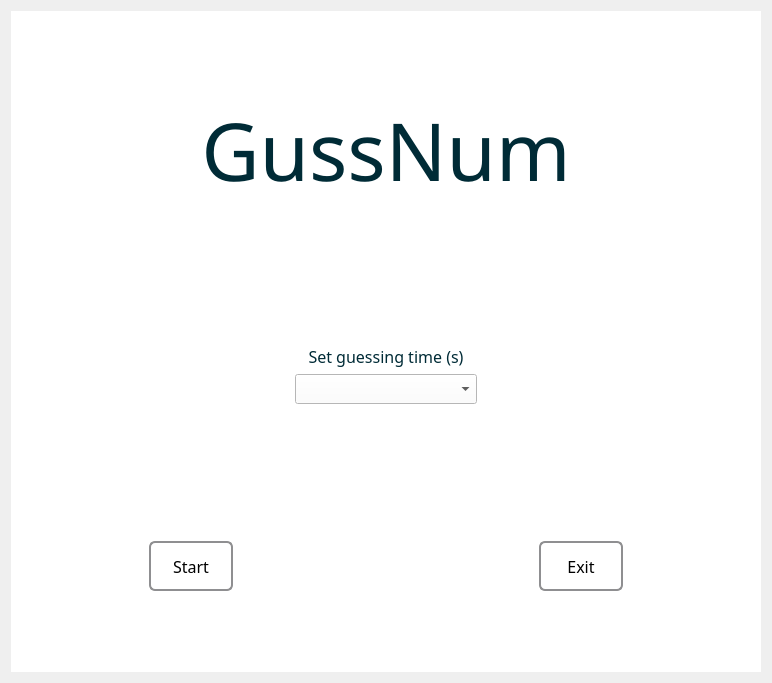
<?xml version="1.0" encoding="UTF-8"?>
<ui version="4.0">
 <class>Widget</class>
 <widget class="QWidget" name="Widget">
  <property name="geometry">
   <rect>
    <x>0</x>
    <y>0</y>
    <width>772</width>
    <height>683</height>
   </rect>
  </property>
  <property name="maximumSize">
   <size>
    <width>16777215</width>
    <height>16777212</height>
   </size>
  </property>
  <property name="windowTitle">
   <string>Widget</string>
  </property>
  <property name="autoFillBackground">
   <bool>false</bool>
  </property>
  <property name="styleSheet">
   <string notr="true"/>
  </property>
  <layout class="QVBoxLayout" name="verticalLayout_2">
   <item>
    <widget class="QStackedWidget" name="stackedWidget">
     <property name="styleSheet">
      <string notr="true">background-color: rgb(255, 255, 255);</string>
     </property>
     <widget class="QWidget" name="pageSet">
      <property name="styleSheet">
       <string notr="true">background-color: rgb(255, 255, 255);</string>
      </property>
      <layout class="QGridLayout" name="gridLayout_2">
       <item row="1" column="0">
        <spacer name="horizontalSpacer_4">
         <property name="orientation">
          <enum>Qt::Horizontal</enum>
         </property>
         <property name="sizeHint" stdset="0">
          <size>
           <width>249</width>
           <height>20</height>
          </size>
         </property>
        </spacer>
       </item>
       <item row="1" column="1" colspan="2">
        <widget class="QWidget" name="widget_2" native="true">
         <property name="minimumSize">
          <size>
           <width>200</width>
           <height>0</height>
          </size>
         </property>
         <layout class="QVBoxLayout" name="verticalLayout">
          <item>
           <widget class="QLabel" name="setLabel">
            <property name="font">
             <font>
              <family>微软雅黑 Light</family>
              <pointsize>12</pointsize>
              <weight>50</weight>
              <bold>false</bold>
              <underline>false</underline>
             </font>
            </property>
            <property name="styleSheet">
             <string notr="true">color: rgb(0, 43, 54);</string>
            </property>
            <property name="text">
             <string>Set guessing time (s)</string>
            </property>
            <property name="alignment">
             <set>Qt::AlignBottom|Qt::AlignHCenter</set>
            </property>
           </widget>
          </item>
          <item>
           <widget class="QComboBox" name="comboBox">
            <property name="minimumSize">
             <size>
              <width>0</width>
              <height>30</height>
             </size>
            </property>
            <property name="font">
             <font>
              <pointsize>12</pointsize>
              <weight>75</weight>
              <bold>true</bold>
             </font>
            </property>
            <property name="styleSheet">
             <string notr="true"/>
            </property>
            <property name="insertPolicy">
             <enum>QComboBox::InsertAlphabetically</enum>
            </property>
            <property name="frame">
             <bool>true</bool>
            </property>
           </widget>
          </item>
         </layout>
        </widget>
       </item>
       <item row="1" column="3">
        <spacer name="horizontalSpacer_5">
         <property name="orientation">
          <enum>Qt::Horizontal</enum>
         </property>
         <property name="sizeHint" stdset="0">
          <size>
           <width>248</width>
           <height>20</height>
          </size>
         </property>
        </spacer>
       </item>
       <item row="3" column="0" colspan="4">
        <widget class="QWidget" name="widget_3" native="true">
         <layout class="QHBoxLayout" name="horizontalLayout_2">
          <item>
           <spacer name="horizontalSpacer_2">
            <property name="orientation">
             <enum>Qt::Horizontal</enum>
            </property>
            <property name="sizeHint" stdset="0">
             <size>
              <width>65</width>
              <height>20</height>
             </size>
            </property>
           </spacer>
          </item>
          <item>
           <widget class="QPushButton" name="StartButton">
            <property name="minimumSize">
             <size>
              <width>84</width>
              <height>50</height>
             </size>
            </property>
            <property name="font">
             <font>
              <family>Yu Gothic UI Light</family>
              <pointsize>12</pointsize>
              <weight>50</weight>
              <bold>false</bold>
             </font>
            </property>
            <property name="styleSheet">
             <string notr="true">QPushButton{
border:2px solid #8f8f91;
border-radius:6px;
background-color: qlineargradient(x1:0, y1:0, x2:0, y2:1,
stop:0#f6f7fa, stop: 1 #dadbde);
min-width:80px;
}

QPushButton:pressed {
background-color: qlineargradient(x1:0, y1:0, x2:0, y2:1,
stop:0#dadbde, stop: 1 #f6f7fa);
}

QPushButton:flat {
border: none;/* no border for a flat push button */
}

QPushButton:default{
border-color: navy;/* make the default button prominent */
}</string>
            </property>
            <property name="text">
             <string>Start</string>
            </property>
            <property name="autoRepeatInterval">
             <number>101</number>
            </property>
            <property name="default">
             <bool>false</bool>
            </property>
            <property name="flat">
             <bool>false</bool>
            </property>
           </widget>
          </item>
          <item>
           <spacer name="horizontalSpacer">
            <property name="orientation">
             <enum>Qt::Horizontal</enum>
            </property>
            <property name="sizeType">
             <enum>QSizePolicy::Fixed</enum>
            </property>
            <property name="sizeHint" stdset="0">
             <size>
              <width>300</width>
              <height>20</height>
             </size>
            </property>
           </spacer>
          </item>
          <item>
           <widget class="QPushButton" name="ExitButton">
            <property name="minimumSize">
             <size>
              <width>84</width>
              <height>50</height>
             </size>
            </property>
            <property name="font">
             <font>
              <family>Yu Gothic UI Light</family>
              <pointsize>12</pointsize>
              <weight>50</weight>
              <bold>false</bold>
             </font>
            </property>
            <property name="styleSheet">
             <string notr="true">QPushButton{
border:2px solid #8f8f91;
border-radius:6px;
background-color: qlineargradient(x1:0, y1:0, x2:0, y2:1,
stop:0#f6f7fa, stop: 1 #dadbde);
min-width:80px;
}

QPushButton:pressed {
background-color: qlineargradient(x1:0, y1:0, x2:0, y2:1,
stop:0#dadbde, stop: 1 #f6f7fa);
}

QPushButton:flat {
border: none;/* no border for a flat push button */
}

QPushButton:default{
border-color: navy;/* make the default button prominent */
}</string>
            </property>
            <property name="text">
             <string>Exit</string>
            </property>
            <property name="default">
             <bool>false</bool>
            </property>
           </widget>
          </item>
          <item>
           <spacer name="horizontalSpacer_3">
            <property name="orientation">
             <enum>Qt::Horizontal</enum>
            </property>
            <property name="sizeHint" stdset="0">
             <size>
              <width>65</width>
              <height>20</height>
             </size>
            </property>
           </spacer>
          </item>
         </layout>
        </widget>
       </item>
       <item row="0" column="0" colspan="4">
        <widget class="QWidget" name="widget" native="true">
         <layout class="QHBoxLayout" name="horizontalLayout">
          <item>
           <spacer name="horizontalSpacer_6">
            <property name="orientation">
             <enum>Qt::Horizontal</enum>
            </property>
            <property name="sizeHint" stdset="0">
             <size>
              <width>163</width>
              <height>20</height>
             </size>
            </property>
           </spacer>
          </item>
          <item>
           <widget class="QLabel" name="Gamelabel">
            <property name="font">
             <font>
              <family>AlphaSmart 3000</family>
              <pointsize>60</pointsize>
              <weight>50</weight>
              <bold>false</bold>
             </font>
            </property>
            <property name="styleSheet">
             <string notr="true">color: rgb(0, 43, 54);</string>
            </property>
            <property name="text">
             <string>GussNum</string>
            </property>
            <property name="alignment">
             <set>Qt::AlignBottom|Qt::AlignHCenter</set>
            </property>
           </widget>
          </item>
          <item>
           <spacer name="horizontalSpacer_7">
            <property name="orientation">
             <enum>Qt::Horizontal</enum>
            </property>
            <property name="sizeHint" stdset="0">
             <size>
              <width>104</width>
              <height>20</height>
             </size>
            </property>
           </spacer>
          </item>
         </layout>
        </widget>
       </item>
       <item row="2" column="1">
        <spacer name="verticalSpacer">
         <property name="orientation">
          <enum>Qt::Vertical</enum>
         </property>
         <property name="sizeType">
          <enum>QSizePolicy::Fixed</enum>
         </property>
         <property name="sizeHint" stdset="0">
          <size>
           <width>20</width>
           <height>50</height>
          </size>
         </property>
        </spacer>
       </item>
      </layout>
     </widget>
     <widget class="QWidget" name="pagePlay">
      <property name="styleSheet">
       <string notr="true">QFrame,QLabel,QToolTip{
border:2px solid green;
border-radius:4px;
padding:2px;
}
background-color: rgb(255, 255, 255);</string>
      </property>
      <layout class="QGridLayout" name="gridLayout_6">
       <item row="0" column="0">
        <widget class="QProgressBar" name="timeBar">
         <property name="minimumSize">
          <size>
           <width>0</width>
           <height>30</height>
          </size>
         </property>
         <property name="sizeIncrement">
          <size>
           <width>0</width>
           <height>0</height>
          </size>
         </property>
         <property name="font">
          <font>
           <family>AlphaSmart 3000</family>
           <pointsize>15</pointsize>
           <underline>false</underline>
          </font>
         </property>
         <property name="styleSheet">
          <string notr="true">QProgressBar{
border:2px solid grey;
border-radius:5px;
text-align: center;
}

QProgressBar::chunk {
background-color:#05B8CC;
margin:0.5px;
width:20px;
}</string>
         </property>
         <property name="value">
          <number>24</number>
         </property>
        </widget>
       </item>
       <item row="2" column="0">
        <widget class="QWidget" name="widget_4" native="true">
         <property name="minimumSize">
          <size>
           <width>600</width>
           <height>0</height>
          </size>
         </property>
         <layout class="QGridLayout" name="gridLayout_3">
          <item row="0" column="0">
           <widget class="QPushButton" name="pushButton0">
            <property name="minimumSize">
             <size>
              <width>84</width>
              <height>100</height>
             </size>
            </property>
            <property name="font">
             <font>
              <family>FX-LED</family>
              <pointsize>40</pointsize>
              <weight>75</weight>
              <bold>true</bold>
             </font>
            </property>
            <property name="styleSheet">
             <string notr="true">QPushButton{
border:2px solid #8f8f91;
border-radius:6px;
background-color: qlineargradient(x1:0, y1:0, x2:0, y2:1,
stop:0#f6f7fa, stop: 1 #dadbde);
min-width:80px;
}

QPushButton:pressed {
background-color: qlineargradient(x1:0, y1:0, x2:0, y2:1,
stop:0#dadbde, stop: 1 #f6f7fa);
}

QPushButton:flat {
border: none;/* no border for a flat push button */
}

QPushButton:default{
border-color: navy;/* make the default button prominent */
}</string>
            </property>
            <property name="text">
             <string>0</string>
            </property>
           </widget>
          </item>
          <item row="0" column="1">
           <widget class="QPushButton" name="pushButton1">
            <property name="minimumSize">
             <size>
              <width>84</width>
              <height>100</height>
             </size>
            </property>
            <property name="font">
             <font>
              <family>FX-LED</family>
              <pointsize>40</pointsize>
              <weight>75</weight>
              <bold>true</bold>
             </font>
            </property>
            <property name="styleSheet">
             <string notr="true">QPushButton{
border:2px solid #8f8f91;
border-radius:6px;
background-color: qlineargradient(x1:0, y1:0, x2:0, y2:1,
stop:0#f6f7fa, stop: 1 #dadbde);
min-width:80px;
}

QPushButton:pressed {
background-color: qlineargradient(x1:0, y1:0, x2:0, y2:1,
stop:0#dadbde, stop: 1 #f6f7fa);
}

QPushButton:flat {
border: none;/* no border for a flat push button */
}

QPushButton:default{
border-color: navy;/* make the default button prominent */
}</string>
            </property>
            <property name="text">
             <string>1</string>
            </property>
           </widget>
          </item>
          <item row="0" column="2">
           <widget class="QPushButton" name="pushButton2">
            <property name="minimumSize">
             <size>
              <width>84</width>
              <height>100</height>
             </size>
            </property>
            <property name="font">
             <font>
              <family>FX-LED</family>
              <pointsize>40</pointsize>
              <weight>75</weight>
              <bold>true</bold>
             </font>
            </property>
            <property name="styleSheet">
             <string notr="true">QPushButton{
border:2px solid #8f8f91;
border-radius:6px;
background-color: qlineargradient(x1:0, y1:0, x2:0, y2:1,
stop:0#f6f7fa, stop: 1 #dadbde);
min-width:80px;
}

QPushButton:pressed {
background-color: qlineargradient(x1:0, y1:0, x2:0, y2:1,
stop:0#dadbde, stop: 1 #f6f7fa);
}

QPushButton:flat {
border: none;/* no border for a flat push button */
}

QPushButton:default{
border-color: navy;/* make the default button prominent */
}</string>
            </property>
            <property name="text">
             <string>2</string>
            </property>
           </widget>
          </item>
          <item row="0" column="3">
           <widget class="QPushButton" name="pushButton_del">
            <property name="minimumSize">
             <size>
              <width>84</width>
              <height>100</height>
             </size>
            </property>
            <property name="font">
             <font>
              <family>微软雅黑 Light</family>
              <pointsize>20</pointsize>
              <weight>50</weight>
              <bold>false</bold>
             </font>
            </property>
            <property name="styleSheet">
             <string notr="true">QPushButton{
border:2px solid #8f8f91;
border-radius:6px;
background-color: qlineargradient(x1:0, y1:0, x2:0, y2:1,
stop:0#f6f7fa, stop: 1 #dadbde);
min-width:80px;
}

QPushButton:pressed {
background-color: qlineargradient(x1:0, y1:0, x2:0, y2:1,
stop:0#dadbde, stop: 1 #f6f7fa);
}

QPushButton:flat {
border: none;/* no border for a flat push button */
}

QPushButton:default{
border-color: navy;/* make the default button prominent */
}</string>
            </property>
            <property name="text">
             <string>DEL</string>
            </property>
           </widget>
          </item>
          <item row="0" column="4">
           <widget class="QPushButton" name="pushButton_ok">
            <property name="minimumSize">
             <size>
              <width>84</width>
              <height>100</height>
             </size>
            </property>
            <property name="font">
             <font>
              <family>微软雅黑 Light</family>
              <pointsize>20</pointsize>
              <weight>50</weight>
              <bold>false</bold>
             </font>
            </property>
            <property name="styleSheet">
             <string notr="true">QPushButton{
border:2px solid #8f8f91;
border-radius:6px;
background-color: qlineargradient(x1:0, y1:0, x2:0, y2:1,
stop:0#f6f7fa, stop: 1 #dadbde);
min-width:80px;
}

QPushButton:pressed {
background-color: qlineargradient(x1:0, y1:0, x2:0, y2:1,
stop:0#dadbde, stop: 1 #f6f7fa);
}

QPushButton:flat {
border: none;/* no border for a flat push button */
}

QPushButton:default{
border-color: navy;/* make the default button prominent */
}</string>
            </property>
            <property name="text">
             <string>OK</string>
            </property>
           </widget>
          </item>
          <item row="1" column="0">
           <widget class="QPushButton" name="pushButton3">
            <property name="minimumSize">
             <size>
              <width>84</width>
              <height>100</height>
             </size>
            </property>
            <property name="font">
             <font>
              <family>FX-LED</family>
              <pointsize>40</pointsize>
             </font>
            </property>
            <property name="styleSheet">
             <string notr="true">QPushButton{
border:2px solid #8f8f91;
border-radius:6px;
background-color: qlineargradient(x1:0, y1:0, x2:0, y2:1,
stop:0#f6f7fa, stop: 1 #dadbde);
min-width:80px;
}

QPushButton:pressed {
background-color: qlineargradient(x1:0, y1:0, x2:0, y2:1,
stop:0#dadbde, stop: 1 #f6f7fa);
}

QPushButton:flat {
border: none;/* no border for a flat push button */
}

QPushButton:default{
border-color: navy;/* make the default button prominent */
}</string>
            </property>
            <property name="text">
             <string>3</string>
            </property>
           </widget>
          </item>
          <item row="1" column="1">
           <widget class="QPushButton" name="pushButton4">
            <property name="minimumSize">
             <size>
              <width>84</width>
              <height>100</height>
             </size>
            </property>
            <property name="font">
             <font>
              <family>FX-LED</family>
              <pointsize>40</pointsize>
             </font>
            </property>
            <property name="styleSheet">
             <string notr="true">QPushButton{
border:2px solid #8f8f91;
border-radius:6px;
background-color: qlineargradient(x1:0, y1:0, x2:0, y2:1,
stop:0#f6f7fa, stop: 1 #dadbde);
min-width:80px;
}

QPushButton:pressed {
background-color: qlineargradient(x1:0, y1:0, x2:0, y2:1,
stop:0#dadbde, stop: 1 #f6f7fa);
}

QPushButton:flat {
border: none;/* no border for a flat push button */
}

QPushButton:default{
border-color: navy;/* make the default button prominent */
}</string>
            </property>
            <property name="text">
             <string>4</string>
            </property>
           </widget>
          </item>
          <item row="1" column="2">
           <widget class="QPushButton" name="pushButton5">
            <property name="minimumSize">
             <size>
              <width>84</width>
              <height>100</height>
             </size>
            </property>
            <property name="font">
             <font>
              <family>FX-LED</family>
              <pointsize>40</pointsize>
             </font>
            </property>
            <property name="styleSheet">
             <string notr="true">QPushButton{
border:2px solid #8f8f91;
border-radius:6px;
background-color: qlineargradient(x1:0, y1:0, x2:0, y2:1,
stop:0#f6f7fa, stop: 1 #dadbde);
min-width:80px;
}

QPushButton:pressed {
background-color: qlineargradient(x1:0, y1:0, x2:0, y2:1,
stop:0#dadbde, stop: 1 #f6f7fa);
}

QPushButton:flat {
border: none;/* no border for a flat push button */
}

QPushButton:default{
border-color: navy;/* make the default button prominent */
}</string>
            </property>
            <property name="text">
             <string>5</string>
            </property>
           </widget>
          </item>
          <item row="1" column="3">
           <widget class="QPushButton" name="pushButton_sug">
            <property name="minimumSize">
             <size>
              <width>84</width>
              <height>100</height>
             </size>
            </property>
            <property name="font">
             <font>
              <family>微软雅黑 Light</family>
              <pointsize>20</pointsize>
              <weight>50</weight>
              <bold>false</bold>
             </font>
            </property>
            <property name="styleSheet">
             <string notr="true">QPushButton{
border:2px solid #8f8f91;
border-radius:6px;
background-color: qlineargradient(x1:0, y1:0, x2:0, y2:1,
stop:0#f6f7fa, stop: 1 #dadbde);
min-width:80px;
}

QPushButton:pressed {
background-color: qlineargradient(x1:0, y1:0, x2:0, y2:1,
stop:0#dadbde, stop: 1 #f6f7fa);
}

QPushButton:flat {
border: none;/* no border for a flat push button */
}

QPushButton:default{
border-color: navy;/* make the default button prominent */
}</string>
            </property>
            <property name="text">
             <string>TIP</string>
            </property>
           </widget>
          </item>
          <item row="1" column="4">
           <widget class="QPushButton" name="pushButton_rest">
            <property name="minimumSize">
             <size>
              <width>84</width>
              <height>100</height>
             </size>
            </property>
            <property name="font">
             <font>
              <family>微软雅黑 Light</family>
              <pointsize>20</pointsize>
              <weight>50</weight>
              <bold>false</bold>
             </font>
            </property>
            <property name="styleSheet">
             <string notr="true">QPushButton{
border:2px solid #8f8f91;
border-radius:6px;
background-color: qlineargradient(x1:0, y1:0, x2:0, y2:1,
stop:0#f6f7fa, stop: 1 #dadbde);
min-width:80px;
}

QPushButton:pressed {
background-color: qlineargradient(x1:0, y1:0, x2:0, y2:1,
stop:0#dadbde, stop: 1 #f6f7fa);
}

QPushButton:flat {
border: none;/* no border for a flat push button */
}

QPushButton:default{
border-color: navy;/* make the default button prominent */
}</string>
            </property>
            <property name="text">
             <string>RESTART</string>
            </property>
           </widget>
          </item>
          <item row="2" column="0">
           <widget class="QPushButton" name="pushButton6">
            <property name="minimumSize">
             <size>
              <width>84</width>
              <height>100</height>
             </size>
            </property>
            <property name="font">
             <font>
              <family>FX-LED</family>
              <pointsize>40</pointsize>
             </font>
            </property>
            <property name="styleSheet">
             <string notr="true">QPushButton{
border:2px solid #8f8f91;
border-radius:6px;
background-color: qlineargradient(x1:0, y1:0, x2:0, y2:1,
stop:0#f6f7fa, stop: 1 #dadbde);
min-width:80px;
}

QPushButton:pressed {
background-color: qlineargradient(x1:0, y1:0, x2:0, y2:1,
stop:0#dadbde, stop: 1 #f6f7fa);
}

QPushButton:flat {
border: none;/* no border for a flat push button */
}

QPushButton:default{
border-color: navy;/* make the default button prominent */
}</string>
            </property>
            <property name="text">
             <string>6</string>
            </property>
           </widget>
          </item>
          <item row="2" column="1">
           <widget class="QPushButton" name="pushButton7">
            <property name="minimumSize">
             <size>
              <width>84</width>
              <height>100</height>
             </size>
            </property>
            <property name="font">
             <font>
              <family>FX-LED</family>
              <pointsize>40</pointsize>
             </font>
            </property>
            <property name="styleSheet">
             <string notr="true">QPushButton{
border:2px solid #8f8f91;
border-radius:6px;
background-color: qlineargradient(x1:0, y1:0, x2:0, y2:1,
stop:0#f6f7fa, stop: 1 #dadbde);
min-width:80px;
}

QPushButton:pressed {
background-color: qlineargradient(x1:0, y1:0, x2:0, y2:1,
stop:0#dadbde, stop: 1 #f6f7fa);
}

QPushButton:flat {
border: none;/* no border for a flat push button */
}

QPushButton:default{
border-color: navy;/* make the default button prominent */
}</string>
            </property>
            <property name="text">
             <string>7</string>
            </property>
           </widget>
          </item>
          <item row="2" column="2">
           <widget class="QPushButton" name="pushButton8">
            <property name="minimumSize">
             <size>
              <width>84</width>
              <height>100</height>
             </size>
            </property>
            <property name="font">
             <font>
              <family>FX-LED</family>
              <pointsize>40</pointsize>
             </font>
            </property>
            <property name="styleSheet">
             <string notr="true">QPushButton{
border:2px solid #8f8f91;
border-radius:6px;
background-color: qlineargradient(x1:0, y1:0, x2:0, y2:1,
stop:0#f6f7fa, stop: 1 #dadbde);
min-width:80px;
}

QPushButton:pressed {
background-color: qlineargradient(x1:0, y1:0, x2:0, y2:1,
stop:0#dadbde, stop: 1 #f6f7fa);
}

QPushButton:flat {
border: none;/* no border for a flat push button */
}

QPushButton:default{
border-color: navy;/* make the default button prominent */
}</string>
            </property>
            <property name="text">
             <string>8</string>
            </property>
           </widget>
          </item>
          <item row="2" column="3">
           <widget class="QPushButton" name="pushButton9">
            <property name="minimumSize">
             <size>
              <width>84</width>
              <height>100</height>
             </size>
            </property>
            <property name="font">
             <font>
              <family>FX-LED</family>
              <pointsize>40</pointsize>
             </font>
            </property>
            <property name="styleSheet">
             <string notr="true">QPushButton{
border:2px solid #8f8f91;
border-radius:6px;
background-color: qlineargradient(x1:0, y1:0, x2:0, y2:1,
stop:0#f6f7fa, stop: 1 #dadbde);
min-width:80px;
}

QPushButton:pressed {
background-color: qlineargradient(x1:0, y1:0, x2:0, y2:1,
stop:0#dadbde, stop: 1 #f6f7fa);
}

QPushButton:flat {
border: none;/* no border for a flat push button */
}

QPushButton:default{
border-color: navy;/* make the default button prominent */
}</string>
            </property>
            <property name="text">
             <string>9</string>
            </property>
           </widget>
          </item>
          <item row="2" column="4">
           <widget class="QPushButton" name="pushButton_back">
            <property name="minimumSize">
             <size>
              <width>84</width>
              <height>100</height>
             </size>
            </property>
            <property name="font">
             <font>
              <family>等线 Light</family>
              <pointsize>20</pointsize>
              <weight>50</weight>
              <bold>false</bold>
             </font>
            </property>
            <property name="styleSheet">
             <string notr="true">QPushButton{
border:2px solid #8f8f91;
border-radius:6px;
background-color: qlineargradient(x1:0, y1:0, x2:0, y2:1,
stop:0#f6f7fa, stop: 1 #dadbde);
min-width:80px;
}

QPushButton:pressed {
background-color: qlineargradient(x1:0, y1:0, x2:0, y2:1,
stop:0#dadbde, stop: 1 #f6f7fa);
}

QPushButton:flat {
border: none;/* no border for a flat push button */
}

QPushButton:default{
border-color: navy;/* make the default button prominent */
}</string>
            </property>
            <property name="text">
             <string>BACK</string>
            </property>
           </widget>
          </item>
         </layout>
        </widget>
       </item>
       <item row="0" column="1" rowspan="3">
        <widget class="QWidget" name="widget_6" native="true">
         <layout class="QVBoxLayout" name="verticalLayout_4">
          <item>
           <widget class="QLabel" name="label">
            <property name="font">
             <font>
              <family>AlphaSmart 3000</family>
              <pointsize>15</pointsize>
              <weight>50</weight>
              <bold>false</bold>
             </font>
            </property>
            <property name="styleSheet">
             <string notr="true">background-color: qlineargradient(x1:0, y1:0, x2:0, y2:1,
stop:0#f6f7fa, stop: 1 #dadbde);</string>
            </property>
            <property name="text">
             <string>HISTORY</string>
            </property>
            <property name="alignment">
             <set>Qt::AlignBottom|Qt::AlignHCenter</set>
            </property>
           </widget>
          </item>
          <item>
           <widget class="QScrollArea" name="scrollArea">
            <property name="styleSheet">
             <string notr="true">background-color: qlineargradient(x1:0, y1:0, x2:0, y2:1,
stop:0#f6f7fa, stop: 1 #dadbde);</string>
            </property>
            <property name="widgetResizable">
             <bool>true</bool>
            </property>
            <widget class="QWidget" name="scrollAreaWidgetContents">
             <property name="geometry">
              <rect>
               <x>0</x>
               <y>0</y>
               <width>106</width>
               <height>83</height>
              </rect>
             </property>
             <layout class="QGridLayout" name="gridLayout">
              <item row="0" column="0">
               <widget class="QLabel" name="historylabel">
                <property name="font">
                 <font>
                  <family>AlphaSmart 3000</family>
                  <pointsize>20</pointsize>
                  <weight>50</weight>
                  <bold>false</bold>
                 </font>
                </property>
                <property name="styleSheet">
                 <string notr="true">background-color: rgb(255, 255, 255);</string>
                </property>
                <property name="text">
                 <string>1234</string>
                </property>
                <property name="alignment">
                 <set>Qt::AlignHCenter|Qt::AlignTop</set>
                </property>
               </widget>
              </item>
             </layout>
            </widget>
           </widget>
          </item>
         </layout>
        </widget>
       </item>
       <item row="1" column="0">
        <widget class="QFrame" name="frame_5">
         <property name="minimumSize">
          <size>
           <width>0</width>
           <height>200</height>
          </size>
         </property>
         <property name="styleSheet">
          <string notr="true">background-color: qlineargradient(x1:0, y1:0, x2:0, y2:1,
stop:0#f6f7fa, stop: 1 #dadbde);</string>
         </property>
         <property name="frameShape">
          <enum>QFrame::WinPanel</enum>
         </property>
         <property name="lineWidth">
          <number>5</number>
         </property>
         <layout class="QVBoxLayout" name="verticalLayout_5">
          <item>
           <widget class="QLabel" name="result">
            <property name="minimumSize">
             <size>
              <width>550</width>
              <height>200</height>
             </size>
            </property>
            <property name="font">
             <font>
              <family>AlphaSmart 3000</family>
              <pointsize>100</pointsize>
              <weight>50</weight>
              <bold>false</bold>
             </font>
            </property>
            <property name="styleSheet">
             <string notr="true">background-color: rgb(173,199,159);</string>
            </property>
            <property name="text">
             <string>数字</string>
            </property>
            <property name="alignment">
             <set>Qt::AlignLeading|Qt::AlignLeft|Qt::AlignVCenter</set>
            </property>
           </widget>
          </item>
          <item>
           <widget class="QLabel" name="suglabel">
            <property name="font">
             <font>
              <family>AlphaSmart 3000</family>
              <pointsize>20</pointsize>
             </font>
            </property>
            <property name="styleSheet">
             <string notr="true">background-color: rgb(173,199,159);</string>
            </property>
            <property name="text">
             <string>提示</string>
            </property>
            <property name="alignment">
             <set>Qt::AlignCenter</set>
            </property>
           </widget>
          </item>
         </layout>
        </widget>
       </item>
      </layout>
     </widget>
     <widget class="QWidget" name="page">
      <layout class="QGridLayout" name="gridLayout_4">
       <item row="4" column="2">
        <widget class="QLabel" name="label_con">
         <property name="minimumSize">
          <size>
           <width>50</width>
           <height>0</height>
          </size>
         </property>
         <property name="text">
          <string>&lt;html&gt;&lt;head/&gt;&lt;body&gt;&lt;p&gt;&lt;br/&gt;&lt;/p&gt;&lt;/body&gt;&lt;/html&gt;</string>
         </property>
         <property name="alignment">
          <set>Qt::AlignBottom|Qt::AlignRight|Qt::AlignTrailing</set>
         </property>
        </widget>
       </item>
       <item row="2" column="0">
        <spacer name="verticalSpacer_4">
         <property name="orientation">
          <enum>Qt::Vertical</enum>
         </property>
         <property name="sizeType">
          <enum>QSizePolicy::Fixed</enum>
         </property>
         <property name="sizeHint" stdset="0">
          <size>
           <width>20</width>
           <height>100</height>
          </size>
         </property>
        </spacer>
       </item>
       <item row="4" column="1">
        <spacer name="horizontalSpacer_11">
         <property name="orientation">
          <enum>Qt::Horizontal</enum>
         </property>
         <property name="sizeHint" stdset="0">
          <size>
           <width>647</width>
           <height>20</height>
          </size>
         </property>
        </spacer>
       </item>
       <item row="0" column="0">
        <spacer name="verticalSpacer_3">
         <property name="orientation">
          <enum>Qt::Vertical</enum>
         </property>
         <property name="sizeHint" stdset="0">
          <size>
           <width>20</width>
           <height>55</height>
          </size>
         </property>
        </spacer>
       </item>
       <item row="3" column="0" colspan="3">
        <widget class="QWidget" name="widget_7" native="true">
         <layout class="QHBoxLayout" name="horizontalLayout_3">
          <item>
           <spacer name="horizontalSpacer_8">
            <property name="orientation">
             <enum>Qt::Horizontal</enum>
            </property>
            <property name="sizeHint" stdset="0">
             <size>
              <width>40</width>
              <height>20</height>
             </size>
            </property>
           </spacer>
          </item>
          <item>
           <widget class="QPushButton" name="pushButton_ag">
            <property name="minimumSize">
             <size>
              <width>84</width>
              <height>50</height>
             </size>
            </property>
            <property name="styleSheet">
             <string notr="true">QPushButton{
border:2px solid #8f8f91;
border-radius:6px;
background-color: qlineargradient(x1:0, y1:0, x2:0, y2:1,
stop:0#f6f7fa, stop: 1 #dadbde);
min-width:80px;
}

QPushButton:pressed {
background-color: qlineargradient(x1:0, y1:0, x2:0, y2:1,
stop:0#dadbde, stop: 1 #f6f7fa);
}

QPushButton:flat {
border: none;/* no border for a flat push button */
}

QPushButton:default{
border-color: navy;/* make the default button prominent */
}</string>
            </property>
            <property name="text">
             <string>Continue</string>
            </property>
           </widget>
          </item>
          <item>
           <spacer name="horizontalSpacer_9">
            <property name="orientation">
             <enum>Qt::Horizontal</enum>
            </property>
            <property name="sizeType">
             <enum>QSizePolicy::Fixed</enum>
            </property>
            <property name="sizeHint" stdset="0">
             <size>
              <width>300</width>
              <height>20</height>
             </size>
            </property>
           </spacer>
          </item>
          <item>
           <widget class="QPushButton" name="pushButton_menu">
            <property name="minimumSize">
             <size>
              <width>84</width>
              <height>50</height>
             </size>
            </property>
            <property name="styleSheet">
             <string notr="true">QPushButton{
border:2px solid #8f8f91;
border-radius:6px;
background-color: qlineargradient(x1:0, y1:0, x2:0, y2:1,
stop:0#f6f7fa, stop: 1 #dadbde);
min-width:80px;
}

QPushButton:pressed {
background-color: qlineargradient(x1:0, y1:0, x2:0, y2:1,
stop:0#dadbde, stop: 1 #f6f7fa);
}

QPushButton:flat {
border: none;/* no border for a flat push button */
}

QPushButton:default{
border-color: navy;/* make the default button prominent */
}</string>
            </property>
            <property name="text">
             <string>Menu</string>
            </property>
           </widget>
          </item>
          <item>
           <spacer name="horizontalSpacer_10">
            <property name="orientation">
             <enum>Qt::Horizontal</enum>
            </property>
            <property name="sizeHint" stdset="0">
             <size>
              <width>90</width>
              <height>20</height>
             </size>
            </property>
           </spacer>
          </item>
         </layout>
        </widget>
       </item>
       <item row="1" column="0" colspan="3">
        <widget class="QLabel" name="overlabel">
         <property name="minimumSize">
          <size>
           <width>0</width>
           <height>0</height>
          </size>
         </property>
         <property name="font">
          <font>
           <family>AcadEref</family>
           <pointsize>200</pointsize>
          </font>
         </property>
         <property name="styleSheet">
          <string notr="true">color: rgb(170, 0, 0);</string>
         </property>
         <property name="text">
          <string>胜</string>
         </property>
         <property name="alignment">
          <set>Qt::AlignCenter</set>
         </property>
        </widget>
       </item>
      </layout>
     </widget>
    </widget>
   </item>
  </layout>
 </widget>
 <resources/>
 <connections/>
</ui>
